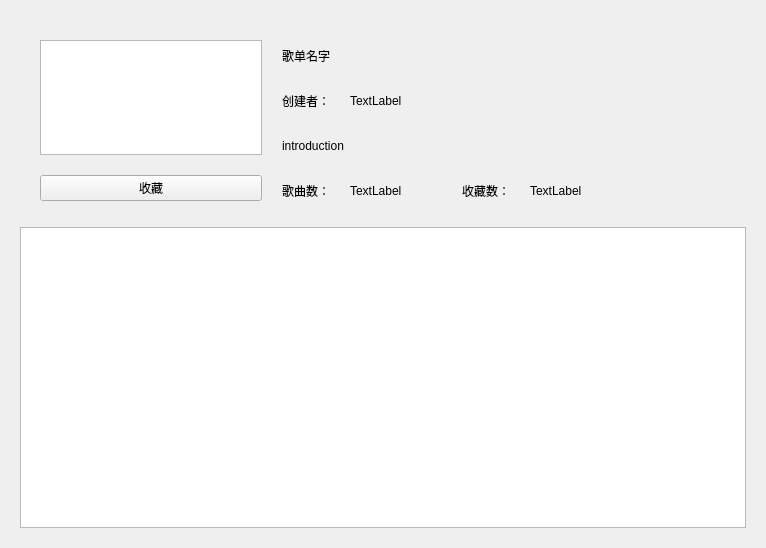
<?xml version="1.0" encoding="UTF-8"?>
<ui version="4.0">
 <class>PlayList</class>
 <widget class="QWidget" name="PlayList">
  <property name="geometry">
   <rect>
    <x>0</x>
    <y>0</y>
    <width>766</width>
    <height>548</height>
   </rect>
  </property>
  <property name="windowTitle">
   <string>Form</string>
  </property>
  <property name="styleSheet">
   <string notr="true"/>
  </property>
  <layout class="QVBoxLayout" name="verticalLayout_4">
   <item>
    <widget class="QWidget" name="UI" native="true">
     <layout class="QVBoxLayout" name="verticalLayout_2" stretch="2,3">
      <item>
       <layout class="QHBoxLayout" name="horizontalLayout_3" stretch="1,2">
        <property name="spacing">
         <number>20</number>
        </property>
        <property name="leftMargin">
         <number>20</number>
        </property>
        <property name="topMargin">
         <number>20</number>
        </property>
        <property name="rightMargin">
         <number>20</number>
        </property>
        <property name="bottomMargin">
         <number>20</number>
        </property>
        <item>
         <layout class="QVBoxLayout" name="verticalLayout_8" stretch="0,1">
          <item>
           <widget class="QGraphicsView" name="PlaylistgraphicView">
            <property name="minimumSize">
             <size>
              <width>0</width>
              <height>0</height>
             </size>
            </property>
            <property name="maximumSize">
             <size>
              <width>10000000</width>
              <height>10000000</height>
             </size>
            </property>
            <property name="styleSheet">
             <string notr="true"/>
            </property>
           </widget>
          </item>
          <item>
           <widget class="QPushButton" name="pushButton">
            <property name="text">
             <string>收藏</string>
            </property>
           </widget>
          </item>
         </layout>
        </item>
        <item>
         <layout class="QVBoxLayout" name="verticalLayout_5" stretch="3,1,3,1">
          <item>
           <widget class="QLabel" name="PlaylistSheetNamelabel">
            <property name="styleSheet">
             <string notr="true">font: 20pt &quot;微软雅黑&quot;;</string>
            </property>
            <property name="text">
             <string>歌单名字</string>
            </property>
           </widget>
          </item>
          <item>
           <layout class="QHBoxLayout" name="horizontalLayout_6">
            <item>
             <widget class="QLabel" name="label_2">
              <property name="text">
               <string>创建者：</string>
              </property>
             </widget>
            </item>
            <item>
             <widget class="QLabel" name="PlaylistCreatorNamelabel">
              <property name="text">
               <string>TextLabel</string>
              </property>
             </widget>
            </item>
            <item>
             <spacer name="horizontalSpacer">
              <property name="orientation">
               <enum>Qt::Horizontal</enum>
              </property>
              <property name="sizeHint" stdset="0">
               <size>
                <width>40</width>
                <height>20</height>
               </size>
              </property>
             </spacer>
            </item>
           </layout>
          </item>
          <item>
           <widget class="QLabel" name="PlaylistIntrolabel">
            <property name="text">
             <string>introduction</string>
            </property>
           </widget>
          </item>
          <item>
           <layout class="QHBoxLayout" name="horizontalLayout_7">
            <item>
             <layout class="QHBoxLayout" name="horizontalLayout_9">
              <item>
               <widget class="QLabel" name="label_5">
                <property name="text">
                 <string>歌曲数：</string>
                </property>
               </widget>
              </item>
              <item>
               <widget class="QLabel" name="PlaylistMusicNumlabel">
                <property name="text">
                 <string>TextLabel</string>
                </property>
               </widget>
              </item>
              <item>
               <spacer name="horizontalSpacer_2">
                <property name="orientation">
                 <enum>Qt::Horizontal</enum>
                </property>
                <property name="sizeHint" stdset="0">
                 <size>
                  <width>40</width>
                  <height>20</height>
                 </size>
                </property>
               </spacer>
              </item>
             </layout>
            </item>
            <item>
             <layout class="QHBoxLayout" name="horizontalLayout_10">
              <item>
               <widget class="QLabel" name="label_6">
                <property name="text">
                 <string>收藏数：</string>
                </property>
               </widget>
              </item>
              <item>
               <widget class="QLabel" name="PlaylistFavorNumlabel">
                <property name="text">
                 <string>TextLabel</string>
                </property>
               </widget>
              </item>
              <item>
               <spacer name="horizontalSpacer_3">
                <property name="orientation">
                 <enum>Qt::Horizontal</enum>
                </property>
                <property name="sizeHint" stdset="0">
                 <size>
                  <width>40</width>
                  <height>20</height>
                 </size>
                </property>
               </spacer>
              </item>
             </layout>
            </item>
            <item>
             <spacer name="horizontalSpacer_4">
              <property name="orientation">
               <enum>Qt::Horizontal</enum>
              </property>
              <property name="sizeHint" stdset="0">
               <size>
                <width>40</width>
                <height>20</height>
               </size>
              </property>
             </spacer>
            </item>
           </layout>
          </item>
         </layout>
        </item>
       </layout>
      </item>
      <item>
       <layout class="QHBoxLayout" name="horizontalLayout_4">
        <item>
         <widget class="QTableView" name="PlaylistMusicListTableView">
          <property name="sizeAdjustPolicy">
           <enum>QAbstractScrollArea::AdjustToContentsOnFirstShow</enum>
          </property>
         </widget>
        </item>
       </layout>
      </item>
     </layout>
    </widget>
   </item>
  </layout>
 </widget>
 <resources/>
 <connections/>
</ui>
